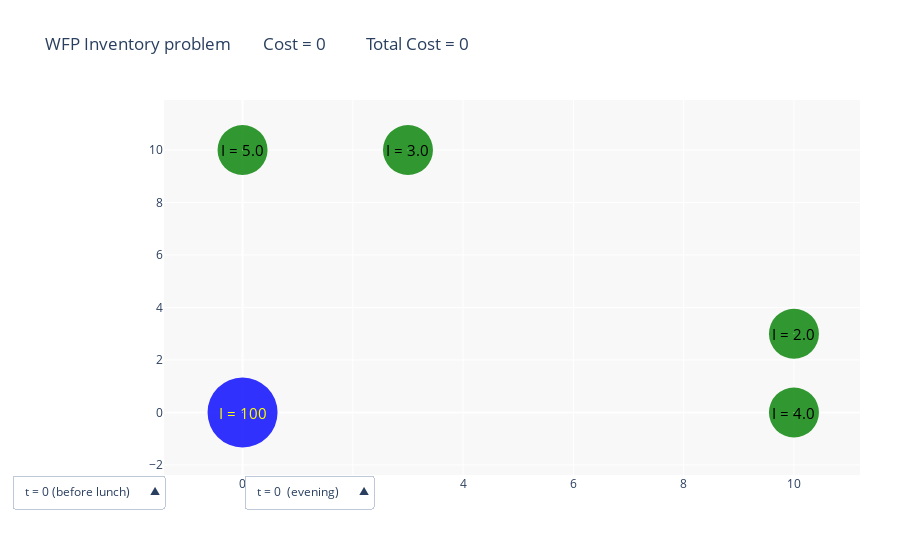

The cell this chart's notebook holds for it:
### Markdown cell above
solve the problem during 30 days, by computing every 5days the optimal solution for the next 5 days (H=5 is kind of the maximum here)

### Code cell
MAP1.run(D,solver2,T=30,H=5)
go.Figure(MAP1.fig).show()
